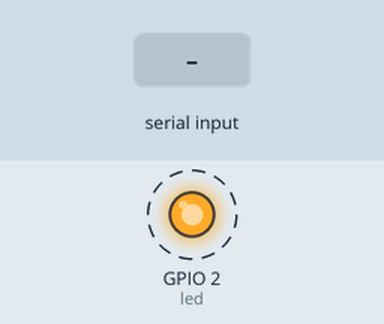
Bench run of a program on a simulated ESP32 board running MicroPython. Parts: output pins drawn as LEDs (lit = HIGH). Dashed ring = blinking. Inputs (shaded band) come from the test bench. What the program prints to the serial console is not drawn.

Above: at 1.2 s.
1.3 s: "1" typed at the serial console, then Enter
Timing chart, 0 to 9.5 s (numbered marks = the images above; inputs shaded):
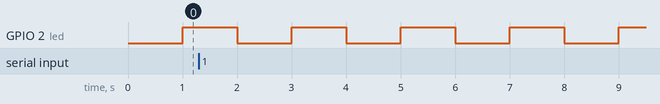

The program:

led_blink_w_cmd.py
```python
from machine import Pin, Timer
from utime import sleep_ms

led = Pin(2, Pin.OUT)
x = 'noname'
getname = False

timer1=Timer(1)

def timer_isr(event):
    led.value(not led.value())
    #print("LED value = "+str(led.value()))

#initializing the timer and blink LED
timer1.init(period=1000, mode=Timer.PERIODIC, callback=timer_isr)

def user_input():
    global x, getname
    print('Enter your name : ')
    x = input()
    getname = True


#uart = UART(0)
while True:
    user_input()
    if getname:
        print('Hello, ' + x)
        getname = False
    #uart.write("Hello")
    #print(uart.read())
```

Measured:
- by itself, GPIO 2 (led): alternates HIGH for 1.0 s and LOW for 1.0 s
